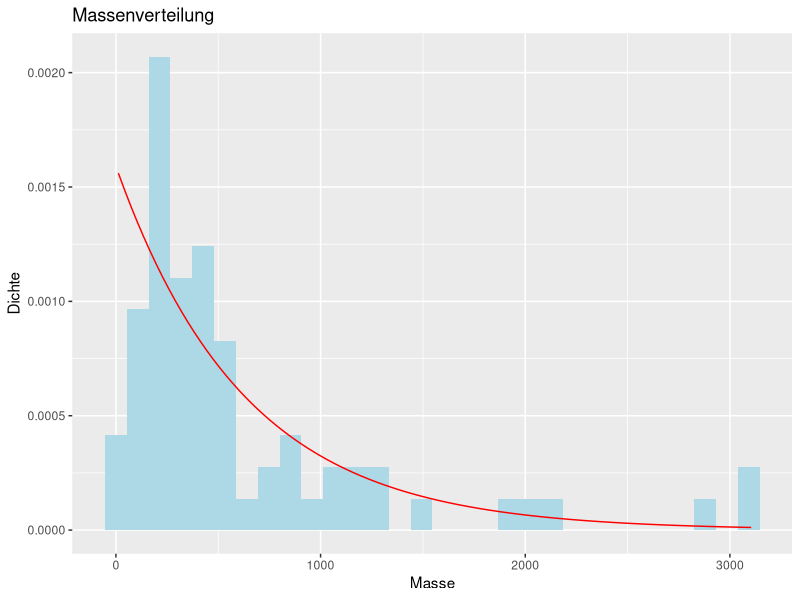
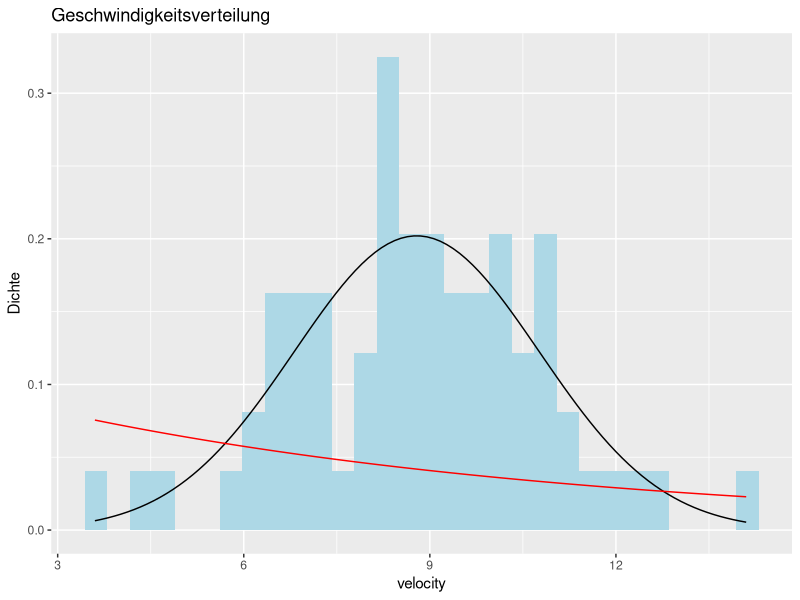
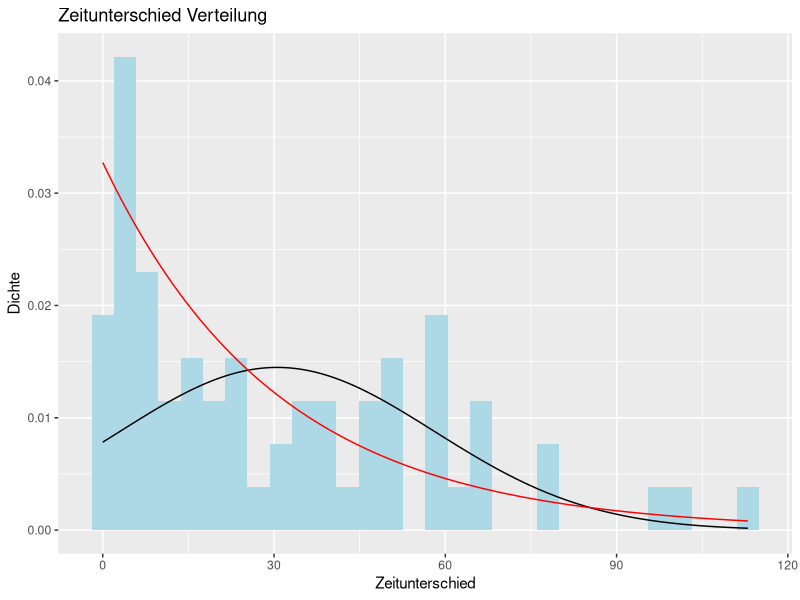
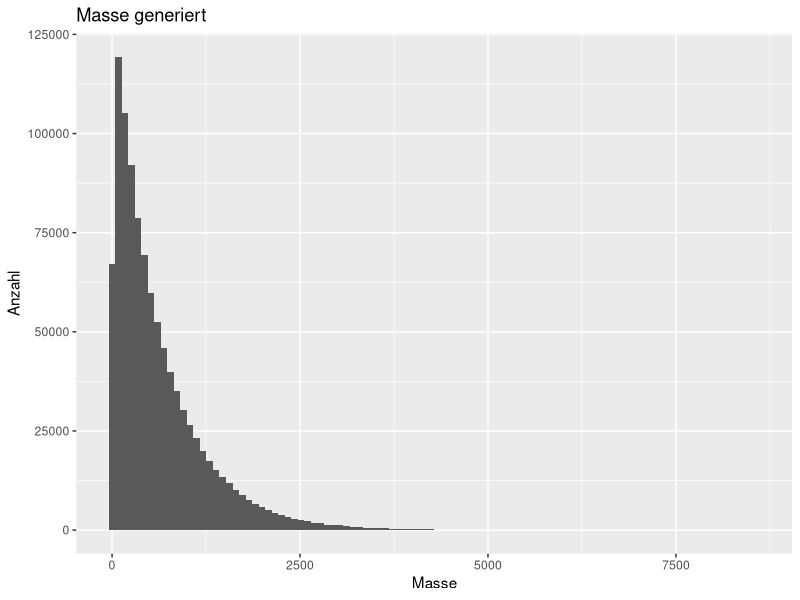
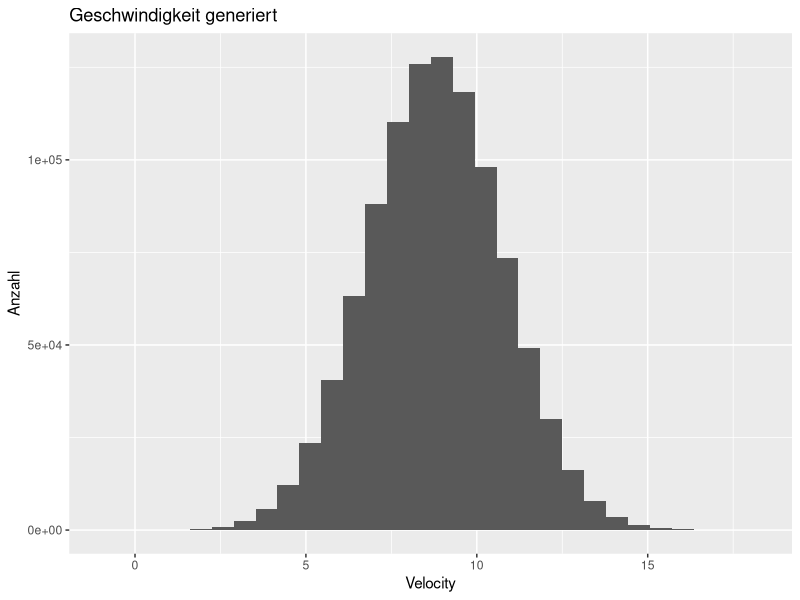
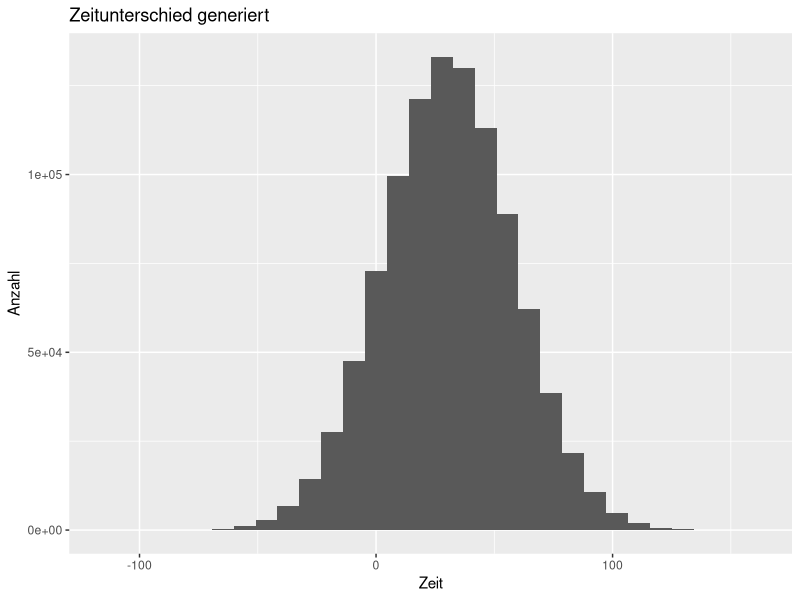

These figures' R source, in order:
library(tidyverse)
library(MASS)

# Read Data
zone1_raw <- read.csv("out_1.csv")

# Data Wrangling
zone1 <- zone1_raw %>% 
  filter(Datum != "") %>% 
  mutate(
    datetime = ymd_hm(paste(Datum, Uhrzeit, sep = " ")), 
    masse = Masse..kg., 
    velocity = Geschwindigkeit..m.s.) %>% 
  arrange(datetime) %>% 
  dplyr::select(datetime, masse, velocity)

# Data Wrangling for Time Difference
time_diff <- data.frame(
  stunden = as.numeric(diff(zone1$datetime)) / 60 / 60
)

# Calc Distribution
fit_exp_masse <- fitdistr(zone1$masse, "exponential")

fit_norm_velocity <- fitdistr(zone1$velocity, "normal")
fit_exp_velocity <- fitdistr(zone1$velocity, "exponential")

fit_norm_time_diff <- fitdistr(time_diff$stunden, "normal")
fit_exp_time_diff <- fitdistr(time_diff$stunden, "exponential")

# Plot Mass with Exponential Distribution
ggplot(data = zone1, aes(x = masse)) +
  geom_histogram(aes(y = ..density..), fill = "lightblue") +
  stat_function(fun = dexp, args = list(rate = fit_exp_masse$estimate[1]), color = "red") +
  ylab("Dichte") +
  xlab("Masse") +
  ggtitle("Massenverteilung")

ggplot(data = zone1, aes(x = velocity)) +
  geom_histogram(aes(y = ..density..), fill = "lightblue") +
  stat_function(fun = dnorm, args = list(mean = fit_norm_velocity$estimate[1], sd = fit_norm_velocity$estimate[2]), color = "black") +
  stat_function(fun = dexp, args = list(rate = fit_exp_velocity$estimate[1]), color = "red") +
  ylab("Dichte") +
  xlab("velocity") +
  ggtitle("Geschwindigkeitsverteilung")

ggplot(data = time_diff, aes(x = stunden)) +
  geom_histogram(aes(y = ..density..), fill = "lightblue") +
  stat_function(fun = dnorm, args = list(mean = fit_norm_time_diff$estimate[1], sd = fit_norm_time_diff$estimate[2]), color = "black") +
  stat_function(fun = dexp, args = list(rate = fit_exp_time_diff$estimate[1]), color = "red") +

  ylab("Dichte") +
  xlab("Zeitunterschied") +
  ggtitle("Zeitunterschied Verteilung")

# Generate Data from Exponential Distribution
amount <- 1000000
zone1_generated <- data.frame(
  masse = rexp(amount, rate = fit_exp_masse$estimate[1]) %>% round,
  velocity = rnorm(amount, mean = fit_norm_velocity$estimate[1], sd = fit_norm_velocity$estimate[2]),
  time_diff_stunden = rnorm(amount,mean = fit_norm_time_diff$estimate[1], sd = fit_norm_time_diff$estimate[2])
)

# Plot generated Data
ggplot(data = zone1_generated, aes(x = masse)) +
  geom_histogram(bins = 100) +
  ylab("Anzahl") +
  xlab("Masse") +
  ggtitle("Masse generiert")

ggplot(data = zone1_generated, aes(x = velocity)) +
  geom_histogram() +
  ylab("Anzahl") +
  xlab("Velocity") +
  ggtitle("Geschwindigkeit generiert")

# Plot generated Data
ggplot(data = zone1_generated, aes(x = time_diff_stunden)) +
  geom_histogram() +
  ylab("Anzahl") +
  xlab("Zeit") +
  ggtitle("Zeitunterschied generiert")






